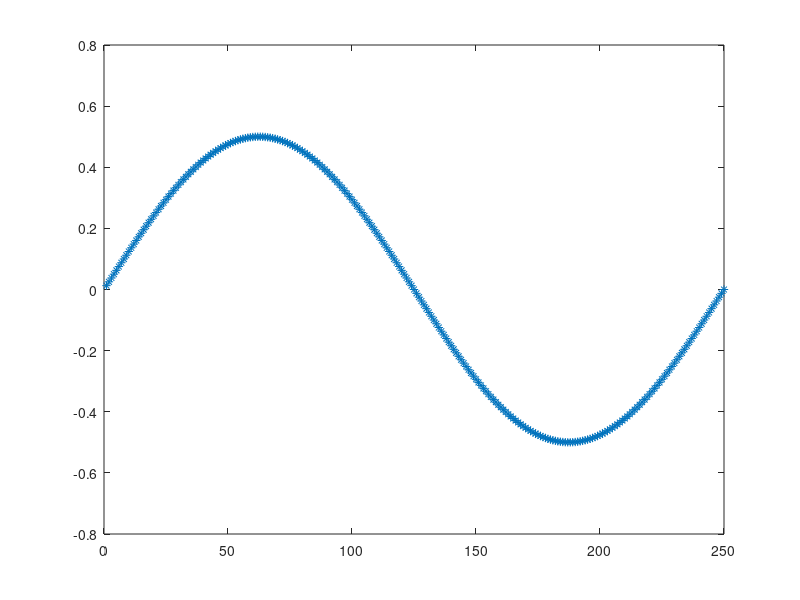

Write MATLAB code to recreate this figure.
clear all 
close all 

N= 250 ; % nbr of points 
fn=(2*pi)/N ; % the "sample frequency"
A = 512 ; % the magnitude 
voltage_sf = 0.67925 ; % the scale factor of the software for the ADC 
offset = 0 ; %1023 ; % offset the signal 

sin_array = zeros(1,N) ; % init the array 

% for i=1:N
%     sin_array(i) = round((A*sin(fn*i)+offset)*voltage_sf)  ;  % we use "round" because it is an array of int 
% end 

for i=1:N
    sin_array(i) =1/2*sin(fn*i)  ;  % we use "round" because it is an array of int 
end

%% plot 

plot(sin_array,'*') 


%% export in a file 

dlmwrite('sin_ref',sin_array) ; 
